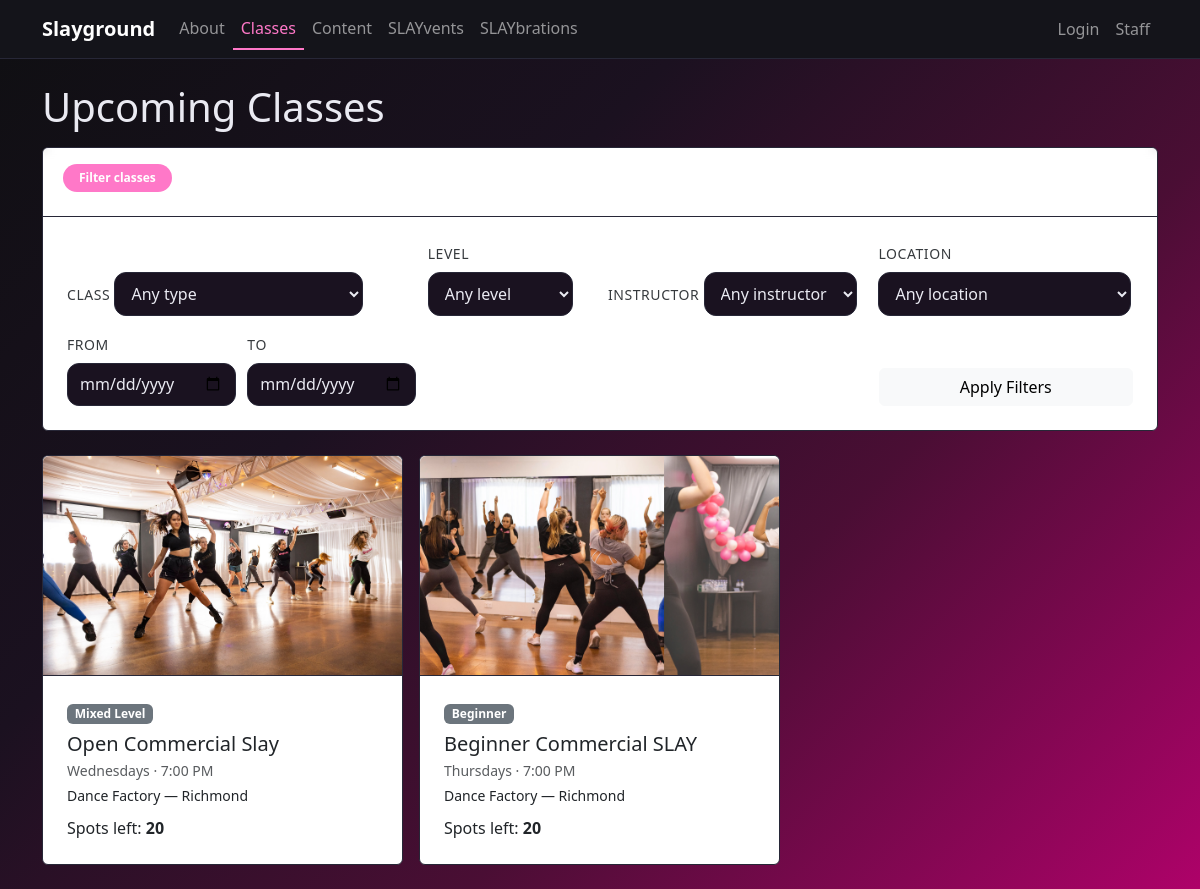
/classes/, run on the app's committed database.
### slayground/slayground_app/models.py (models this page shows, shortened)
class TimeStampedModel(models.Model):
    created_at = models.DateTimeField(auto_now_add=True, db_index=True)
    updated_at = models.DateTimeField(auto_now=True)
    class Meta:
        abstract = True

class ClassSession(TimeStampedModel):
    class_type = models.ForeignKey(ClassType, on_delete=models.PROTECT, related_name="sessions")
    instructor = models.ForeignKey(Instructor, on_delete=models.SET_NULL, null=True, related_name="sessions")
    location = models.ForeignKey(Location, on_delete=models.SET_NULL, null=True, blank=True, related_name="sessions")
    start_datetime = models.DateTimeField()
    end_datetime = models.DateTimeField()
    capacity = models.PositiveIntegerField(default=20)
    price_cents = models.PositiveIntegerField(default=0)  # store money as integer (cents)
    is_published = models.BooleanField(default=True)
    notes = models.TextField(blank=True)
    recurrence_enabled = models.BooleanField(default=False, help_text="If on, this session is a seed for repeats.")
    recurrence_every_n_weeks = models.PositiveIntegerField(default=1, help_text="1 = weekly, 2 = every other week, etc.")
    recurrence_until = models.DateField(null=True, blank=True, help_text="Last date to generate (inclusive).")
    recurrence_skips = models.JSONField(default=list, blank=True, help_text='List of dates (YYYY-MM-DD) to skip')
    class Meta:
        ordering = ["start_datetime"]
        indexes = [
            models.Index(fields=["start_datetime"]),
            models.Index(fields=["class_type", "start_datetime"]),
        ]
        constraints = [
            models.UniqueConstraint(
                fields=["class_type", "start_datetime"],
                name="unique_classsession_type_start",
            )
        ]
    @property
    def spots_left(self) -> int:
        confirmed = self.bookings.filter(status="CONFIRMED").aggregate(
            s=models.Sum("quantity")
        )["s"] or 0
        return max(self.capacity - confirmed, 0)

class ClassType(TimeStampedModel):
    LEVEL_CHOICES = [
        ("BEGINNER", "Beginner"),
        ("INTERMEDIATE", "Intermediate"),
        ("MIXED", "Mixed Level"),
    ]
    title = models.CharField(max_length=120, unique=True)
    slug = models.SlugField(max_length=140, unique=True)
    level = models.CharField(max_length=20, choices=LEVEL_CHOICES, default="MIXED")
    description = models.TextField(blank=True)
    thumbnail = models.ImageField(upload_to="class_types/", blank=True, null=True)
    default_duration_minutes = models.PositiveIntegerField(default=60)
    class Meta:
        ordering = ["title"]
    def __str__(self) -> str:
        return self.title

class Location(TimeStampedModel):
    name = models.CharField(max_length=120)
    address_line1 = models.CharField(max_length=200)
    address_line2 = models.CharField(max_length=200, blank=True)
    city = models.CharField(max_length=80)
    state = models.CharField(max_length=80, blank=True)
    postal_code = models.CharField(max_length=20, blank=True)
    country = models.CharField(max_length=80, default="USA")
    notes = models.TextField(blank=True)
    def __str__(self) -> str:
        return f"{self.name} — {self.city}"

### slayground/slayground_app/views.py (the view)
# urls.py: path("classes/", views.class_list, name="class_list"),
@require_http_methods(["GET"])
def class_list(request: HttpRequest) -> HttpResponse:
    qs = (
        ClassSession.objects.filter(is_published=True, start_datetime__gte=timezone.now())
        .select_related("class_type", "instructor", "location")
        .order_by("start_datetime")
    )
    form = ClassSearchForm(request.GET or None)
    if form.is_valid():
        qs = form.filter_queryset(qs)
    paginator = Paginator(qs, 10)
    page_obj = paginator.get_page(request.GET.get("page"))
    return render(request, "sg/class_list.html", {
        "form": form,
        "page_obj": page_obj,
        "sessions": page_obj.object_list,
    })

### slayground/slayground_app/forms.py (shortened to what this page needs)
class ClassSearchForm(forms.Form):
    class_type = forms.ModelChoiceField(
        queryset=ClassType.objects.all().order_by("title"),
        required=False,
        empty_label="Any type",
    )
    level = forms.ChoiceField(
        choices=[("", "Any level")] + list(ClassType.LEVEL_CHOICES),
        required=False,
    )
    instructor = forms.ModelChoiceField(
        queryset=Instructor.objects.all().order_by("name"),
        required=False,
        empty_label="Any instructor",
    )
    location = forms.ModelChoiceField(
        queryset=Location.objects.all().order_by("city", "name"),
        required=False,
        empty_label="Any location",
    )
    date_from = forms.DateField(required=False, widget=forms.DateInput(attrs={"type": "date"}))
    date_to = forms.DateField(required=False, widget=forms.DateInput(attrs={"type": "date"}))

### slayground/slayground_app/models.py (called while the page is built)
    def __str__(self) -> str:
        return self.name

### slayground/slayground_app/templates/sg/class_list.html (shortened to what this page needs)
{% extends "sg/base.html" %}{% load static %}  {% block content %}
<h1 class="mb-3">Upcoming Classes</h1>
<form method="get" class="card filter-card border-secondary mb-4">
  <div
    class="card-header bg-transparent py-3 d-flex align-items-center justify-content-between"
  >
    <div class="d-flex align-items-center gap-2">
      <span class="badge badge-pink rounded-pill px-3 py-2"
        >Filter classes</span
      >
    </div>
  </div>
  <div class="card-body">
    <div class="row g-3 align-items-end">
      <div class="col-12 col-md-6 col-lg-4">
        <label class="form-label small text-uppercase">Class</label>
        {{ form.class_type }}
      </div>
      <div class="col-6 col-md-3 col-lg-2">
        <label class="form-label small text-uppercase">Level</label>
        {{ form.level }}
      </div>
      <div class="col-6 col-md-3 col-lg-3">
        <label class="form-label small text-uppercase">Instructor</label>
        {{ form.instructor }}
      </div>
      <div class="col-12 col-md-6 col-lg-3">
        <label class="form-label small text-uppercase">Location</label>
        {{ form.location }}
      </div>
      <div class="col-6 col-md-3 col-lg-2">
        <label class="form-label small text-uppercase">From</label>
        {{ form.date_from }}
      </div>
      <div class="col-6 col-md-3 col-lg-2">
        <label class="form-label small text-uppercase">To</label>
        {{ form.date_to }}
      </div>
      <div class="col-12 col-md-6 col-lg-3 ms-auto">
        <div class="d-grid">
          <button class="btn btn-light" type="submit">Apply Filters</button>
        </div>
      </div>
    </div>
  </div>
</form>
<div class="row g-3">
  {% for s in sessions %}
  <div class="col-md-6 col-lg-4">
    <div class="card h-100 position-relative">
      {% if s.class_type.thumbnail %}
      <img
        src="{{ s.class_type.thumbnail.url }}"
        class="card-img-top sg-card-img"
        alt="Thumbnail for {{ s.class_type.title }}"
        loading="lazy"
      />
      {% endif %}
      <div class="card-body">
        <span class="badge bg-secondary mb-2"
          >{{ s.class_type.get_level_display }}</span
        >
        <h3 class="h5 mb-1">{{ s.class_type.title }}</h3>
        <div class="small text-muted">
          {{ s.start_datetime|date:"l" }}s · {{ s.start_datetime|date:"g:i A" }}
        </div>
        {% if s.location %}
        <div class="small mt-1">
          {{ s.location.name }} — {{ s.location.city }}
        </div>
        {% endif %}
        <div class="mt-2">Spots left: <strong>{{ s.spots_left }}</strong></div>
      </div>
    </div>
  </div>
  {% empty %}
  <p class="text-muted">No classes match your filters.</p>
  {% endfor %}
</div>
 {% endblock %}

### slayground/slayground_app/static/slayground_app/styles.css (style rules this page uses)
:root { --bgblack: #0f0f12; --bg: #ae0269; --text: #eaeaf2; --card: #181820; --card-border: #272737; --nav: #14141a; --accent: #ff78c8; }
html, body { min-height: 100%; }
body { background: linear-gradient( 135deg, var(--bgblack) 0%, #1b1120 35%, #4a0e34 65%, var(--bg) 100% ); color: var(--text); background-attachment: fixed; }
.badge-pink { background: var(--accent); }
.border-secondary { border-color: var(--card-border) !important; }
.btn-light { color: #000; }
.card .card-body { padding: clamp(1rem, 2vw + 0.75rem, 1.5rem); }
.card .card-header, .card .card-footer { padding: clamp(0.75rem, 1.5vw + 0.5rem, 1.25rem); }
.card .badge { margin-bottom: 0.5rem; }
.card .h5, .card h3 { margin-bottom: 0.35rem; }
.card .small + .small { margin-top: 0.25rem; }
.card .mt-2 { margin-top: 0.6rem !important; }
.card.position-relative { transition: transform 180ms ease, box-shadow 180ms ease, border-color 180ms ease, background-color 180ms ease, filter 180ms ease; will-change: transform, box-shadow; background: #ffffff; }
.sg-card-img { height: clamp(160px, 22vw, 220px); width: 100%; object-fit: cover; border-top-left-radius: inherit; border-top-right-radius: inherit; border-bottom-left-radius: 0; border-bottom-right-radius: 0; border-bottom: 1px solid #272737; }
.card.position-relative { transition: transform 180ms ease, box-shadow 180ms ease, border-color 180ms ease, background-color 180ms ease, filter 180ms ease; border: 1px solid var(--card-border); }
.sg-card-img { height: clamp(160px, 22vw, 220px); width: 100%; object-fit: cover; border-top-left-radius: inherit; border-top-right-radius: inherit; border-bottom: 1px solid var(--card-border); }
.filter-card .card-header { border-bottom: 1px solid var(--card-border); backdrop-filter: blur(4px); }
.filter-card .form-label { letter-spacing: 0.04em; opacity: 0.9; }
.filter-card .card-body select, .filter-card .card-body input[type="date"], .filter-card .card-body .form-control { background: #1a1220; color: var(--text); border: 1px solid var(--card-border); border-radius: 0.75rem; padding: 0.55rem 0.75rem; }
.filter-card select option { background: #1a1220; color: #fff; }

### data on the page
ClassSession: class_type.thumbnail (picture), class_type.level "Mixed Level", class_type "Open Commercial Slay", start_datetime "Wednesday", start_datetime "7:00 PM", location.name "Dance Factory", location.city "Richmond", spots_left "20"
ClassSession: class_type.thumbnail (picture), class_type.level "Beginner", class_type "Beginner Commercial SLAY", start_datetime "Thursday", start_datetime "7:00 PM", location.name "Dance Factory", location.city "Richmond", spots_left "20"
